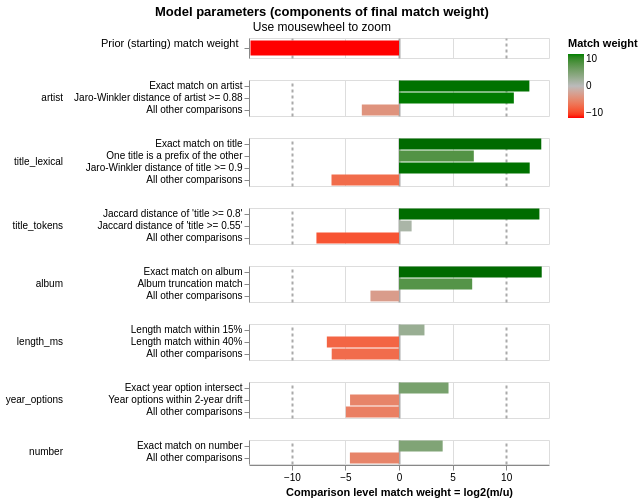

The notebook cell this image was saved under:
### Code cell
linker.visualisations.match_weights_chart()

### Figure 1 — Vega-Lite specification as saved in the notebook (floating-point values rounded to 4 significant figures)
{"config": {"view": {"continuousWidth": 300, "continuousHeight": 300, "discreteHeight": 60, "discreteWidth": 400}, "header": {"title": null}, "mark": {"tooltip": null}, "title": {"anchor": "middle"}}, "vconcat": [{"mark": {"type": "bar", "clip": true, "height": 15}, "encoding": {"color": {"field": "log2_bayes_factor", "scale": {"domain": [-10, 0, 10], "interpolate": "lab", "range": ["red", "#bbbbbb", "green"]}, "title": "Match weight", "type": "quantitative"}, "tooltip": [{"field": "comparison_name", "title": "Comparison name", "type": "nominal"}, {"field": "probability_two_random_records_match", "format": ".4f", "title": "Probability two random records match", "type": "nominal"}, {"field": "log2_bayes_factor", "format": ",.4f", "title": "Equivalent match weight", "type": "quantitative"}, {"field": "bayes_factor_description", "title": "Match weight description", "type": "nominal"}], "x": {"axis": {"domain": false, "gridColor": {"condition": {"test": "abs(datum.value / 10)  <= 1 & datum.value % 10 === 0", "value": "#aaa"}, "value": "#ddd"}, "gridDash": {"condition": {"test": "abs(datum.value / 10) == 1", "value": [3]}, "value": null}, "gridWidth": {"condition": {"test": "abs(datum.value / 10)  <= 1 & datum.value % 10 === 0", "value": 2}, "value": 1}, "labels": false, "ticks": false, "title": ""}, "field": "log2_bayes_factor", "scale": {"domain": [-14, 14]}, "type": "quantitative"}, "y": {"axis": {"title": "Prior (starting) match weight", "titleAlign": "right", "titleAngle": 0, "titleFontWeight": "normal"}, "field": "label_for_charts", "sort": {"field": "comparison_vector_value", "order": "descending"}, "type": "nominal"}}, "height": 20, "transform": [{"filter": "(datum.comparison_name == 'probability_two_random_records_match')"}]}, {"mark": {"type": "bar", "clip": true}, "encoding": {"color": {"field": "log2_bayes_factor", "scale": {"domain": [-10, 0, 10], "interpolate": "lab", "range": ["red", "#bbbbbb", "green"]}, "title": "Match weight", "type": "quantitative"}, "row": {"field": "comparison_name", "header": {"labelAlign": "left", "labelAnchor": "middle", "labelAngle": 0}, "sort": {"field": "comparison_sort_order"}, "type": "nominal"}, "tooltip": [{"field": "comparison_name", "title": "Comparison name", "type": "nominal"}, {"field": "label_for_charts", "title": "Label", "type": "ordinal"}, {"field": "sql_condition", "title": "SQL condition", "type": "nominal"}, {"field": "m_probability", "format": ".10~g", "title": "M probability", "type": "quantitative"}, {"field": "u_probability", "format": ".10~g", "title": "U probability", "type": "quantitative"}, {"field": "bayes_factor", "format": ",.6f", "title": "Bayes factor = m/u", "type": "quantitative"}, {"field": "log2_bayes_factor", "format": ".4~g", "title": "Match weight = log2(m/u)", "type": "quantitative"}, {"field": "bayes_factor_description", "title": "Match weight description", "type": "nominal"}, {"field": "m_probability_description", "title": "m probability description", "type": "nominal"}, {"field": "u_probability_description", "title": "u probability description", "type": "nominal"}], "x": {"axis": {"gridColor": {"condition": {"test": "abs(datum.value / 10)  <= 1 & datum.value % 10 === 0", "value": "#aaa"}, "value": "#ddd"}, "gridDash": {"condition": {"test": "abs(datum.value / 10) == 1", "value": [3]}, "value": null}, "gridWidth": {"condition": {"test": "abs(datum.value / 10)  <= 1 & datum.value % 10 === 0", "value": 2}, "value": 1}, "title": "Comparison level match weight = log2(m/u)"}, "field": "log2_bayes_factor", "scale": {"domain": [-14, 14]}, "type": "quantitative"}, "y": {"axis": {"title": null}, "field": "label_for_charts", "sort": {"field": "comparison_vector_value", "order": "descending"}, "type": "nominal"}}, "height": {"step": 12}, "resolve": {"axis": {"y": "independent"}, "scale": {"y": "independent"}}, "transform": [{"filter": "(datum.comparison_name != 'probability_two_random_records_match')"}]}], "data": {"name": "data-9ababffe226333c617df00e9a77adc9c"}, "params": [{"name": "mouse_zoom", "select": {"type": "interval", "encodings": ["x"]}, "bind": "scales", "views": []}], "resolve": {"axis": {"y": "independent"}, "scale": {"y": "independent"}}, "title": {"text": "Model parameters (components of final match weight)", "subtitle": "Use mousewheel to zoom"}, "$schema": "https://vega.github.io/schema/vega-lite/v5.9.3.json", "datasets": {"data-9ababffe226333c617df00e9a77adc9c": [{"comparison_name": "probability_two_random_records_match", "sql_condition": null, "label_for_charts": "", "m_probability": null, "u_probability": null, "m_probability_description": null, "u_probability_description": null, "has_tf_adjustments": false, "tf_adjustment_column": null, "tf_adjustment_weight": null, "is_null_level": false, "bayes_factor": 6.731e-05, "log2_bayes_factor": -13.86, "comparison_vector_value": 0, "max_comparison_vector_value": 0, "bayes_factor_description": "The probability that two random records drawn at random match is 0.000 or one in  14,856.7 records.This is equivalent to a starting match weight of -13.859.", "probability_two_random_records_match": 6.731e-05, "comparison_sort_order": -1}, {"comparison_name": "artist", "sql_condition": "\"artist_l\" = \"artist_r\"", "label_for_charts": "Exact match on artist", "m_probability": 0.7832, "u_probability": 0.0001702, "m_probability_description": "Amongst matching record comparisons, 78.32% of records (i.e. one in 1.277) are in the exact match on artist comparison level", "u_probability_description": "Amongst non-matching record comparisons, 0.01702% of records (i.e. one in 5,876) are in the exact match on artist comparison level", "has_tf_adjustments": false, "tf_adjustment_column": null, "tf_adjustment_weight": 1.0, "is_null_level": false, "bayes_factor": 4602.0, "log2_bayes_factor": 12.17, "comparison_vector_value": 2, "max_comparison_vector_value": 2, "bayes_factor_description": "If comparison level is `exact match on artist` then comparison is 4,602 times more likely to be a match", "probability_two_random_records_match": 6.731e-05, "comparison_sort_order": 0}, {"comparison_name": "artist", "sql_condition": "jaro_winkler_similarity(\"artist_l\", \"artist_r\") >= 0.88", "label_for_charts": "Jaro-Winkler distance of artist >= 0.88", "m_probability": 0.1266, "u_probability": 7.512e-05, "m_probability_description": "Amongst matching record comparisons, 12.66% of records (i.e. one in 7.9) are in the jaro-winkler distance of artist >= 0.88 comparison level", "u_probability_description": "Amongst non-matching record comparisons, 0.007512% of records (i.e. one in 13,312) are in the jaro-winkler distance of artist >= 0.88 comparison level", "has_tf_adjustments": false, "tf_adjustment_column": null, "tf_adjustment_weight": 1.0, "is_null_level": false, "bayes_factor": 1685.0, "log2_bayes_factor": 10.72, "comparison_vector_value": 1, "max_comparison_vector_value": 2, "bayes_factor_description": "If comparison level is `jaro-winkler distance of artist >= 0.88` then comparison is 1,685 times more likely to be a match", "probability_two_random_records_match": 6.731e-05, "comparison_sort_order": 0}, {"comparison_name": "artist", "sql_condition": "ELSE", "label_for_charts": "All other comparisons", "m_probability": 0.09021, "u_probability": 0.9998, "m_probability_description": "Amongst matching record comparisons, 9.021% of records (i.e. one in 11.09) are in the all other comparisons comparison level", "u_probability_description": "Amongst non-matching record comparisons, 99.98% of records (i.e. one in 1) are in the all other comparisons comparison level", "has_tf_adjustments": false, "tf_adjustment_column": null, "tf_adjustment_weight": 1.0, "is_null_level": false, "bayes_factor": 0.09023, "log2_bayes_factor": -3.47, "comparison_vector_value": 0, "max_comparison_vector_value": 2, "bayes_factor_description": "If comparison level is `all other comparisons` then comparison is 11.08 times less likely to be a match", "probability_two_random_records_match": 6.731e-05, "comparison_sort_order": 0}, {"comparison_name": "title_lexical", "sql_condition": "\"title_l\" = \"title_r\"", "label_for_charts": "Exact match on title", "m_probability": 0.8891, "u_probability": 8.944e-05, "m_probability_description": "Amongst matching record comparisons, 88.91% of records (i.e. one in 1.125) are in the exact match on title comparison level", "u_probability_description": "Amongst non-matching record comparisons, 0.008944% of records (i.e. one in 11,181) are in the exact match on title comparison level", "has_tf_adjustments": false, "tf_adjustment_column": null, "tf_adjustment_weight": 1.0, "is_null_level": false, "bayes_factor": 9941.0, "log2_bayes_factor": 13.28, "comparison_vector_value": 3, "max_comparison_vector_value": 3, "bayes_factor_description": "If comparison level is `exact match on title` then comparison is 9,941 times more likely to be a match", "probability_two_random_records_match": 6.731e-05, "comparison_sort_order": 1}, {"comparison_name": "title_lexical", "sql_condition": "title_l LIKE title_r || '%' OR title_r LIKE title_l || '%'", "label_for_charts": "One title is a prefix of the other", "m_probability": 0.009509, "u_probability": 7.52e-05, "m_probability_description": "Amongst matching record comparisons, 0.9509% of records (i.e. one in 105) are in the one title is a prefix of the other comparison level", "u_probability_description": "Amongst non-matching record comparisons, 0.00752% of records (i.e. one in 13,298) are in the one title is a prefix of the other comparison level", "has_tf_adjustments": false, "tf_adjustment_column": null, "tf_adjustment_weight": 1.0, "is_null_level": false, "bayes_factor": 126.4, "log2_bayes_factor": 6.982, "comparison_vector_value": 2, "max_comparison_vector_value": 3, "bayes_factor_description": "If comparison level is `one title is a prefix of the other` then comparison is 126 times more likely to be a match", "probability_two_random_records_match": 6.731e-05, "comparison_sort_order": 1}, {"comparison_name": "title_lexical", "sql_condition": "jaro_winkler_similarity(\"title_l\", \"title_r\") >= 0.9", "label_for_charts": "Jaro-Winkler distance of title >= 0.9", "m_probability": 0.08875, "u_probability": 1.887e-05, "m_probability_description": "Amongst matching record comparisons, 8.875% of records (i.e. one in 11.27) are in the jaro-winkler distance of title >= 0.9 comparison level", "u_probability_description": "Amongst non-matching record comparisons, 0.001887% of records (i.e. one in 53,001) are in the jaro-winkler distance of title >= 0.9 comparison level", "has_tf_adjustments": false, "tf_adjustment_column": null, "tf_adjustment_weight": 1.0, "is_null_level": false, "bayes_factor": 4704.0, "log2_bayes_factor": 12.2, "comparison_vector_value": 1, "max_comparison_vector_value": 3, "bayes_factor_description": "If comparison level is `jaro-winkler distance of title >= 0.9` then comparison is 4,704 times more likely to be a match", "probability_two_random_records_match": 6.731e-05, "comparison_sort_order": 1}, {"comparison_name": "title_lexical", "sql_condition": "ELSE", "label_for_charts": "All other comparisons", "m_probability": 0.01269, "u_probability": 0.9998, "m_probability_description": "Amongst matching record comparisons, 1.269% of records (i.e. one in 78.8) are in the all other comparisons comparison level", "u_probability_description": "Amongst non-matching record comparisons, 99.98% of records (i.e. one in 1) are in the all other comparisons comparison level", "has_tf_adjustments": false, "tf_adjustment_column": null, "tf_adjustment_weight": 1.0, "is_null_level": false, "bayes_factor": 0.01269, "log2_bayes_factor": -6.3, "comparison_vector_value": 0, "max_comparison_vector_value": 3, "bayes_factor_description": "If comparison level is `all other comparisons` then comparison is 78.78 times less likely to be a match", "probability_two_random_records_match": 6.731e-05, "comparison_sort_order": 1}, {"comparison_name": "title_tokens", "sql_condition": "jaccard(\"title_l\", \"title_r\") >= 0.8", "label_for_charts": "Jaccard distance of 'title >= 0.8'", "m_probability": 0.9857, "u_probability": 0.0001119, "m_probability_description": "Amongst matching record comparisons, 98.57% of records (i.e. one in 1.014) are in the jaccard distance of 'title >= 0.8' comparison level", "u_probability_description": "Amongst non-matching record comparisons, 0.01119% of records (i.e. one in 8,940) are in the jaccard distance of 'title >= 0.8' comparison level", "has_tf_adjustments": false, "tf_adjustment_column": null, "tf_adjustment_weight": 1.0, "is_null_level": false, "bayes_factor": 8812.0, "log2_bayes_factor": 13.11, "comparison_vector_value": 2, "max_comparison_vector_value": 2, "bayes_factor_description": "If comparison level is `jaccard distance of 'title >= 0.8'` then comparison is 8,812 times more likely to be a match", "probability_two_random_records_match": 6.731e-05, "comparison_sort_order": 2}, {"comparison_name": "title_tokens", "sql_condition": "jaccard(\"title_l\", \"title_r\") >= 0.55", "label_for_charts": "Jaccard distance of 'title >= 0.55'", "m_probability": 0.009509, "u_probability": 0.004202, "m_probability_description": "Amongst matching record comparisons, 0.9509% of records (i.e. one in 105) are in the jaccard distance of 'title >= 0.55' comparison level", "u_probability_description": "Amongst non-matching record comparisons, 0.4202% of records (i.e. one in 238) are in the jaccard distance of 'title >= 0.55' comparison level", "has_tf_adjustments": false, "tf_adjustment_column": null, "tf_adjustment_weight": 1.0, "is_null_level": false, "bayes_factor": 2.263, "log2_bayes_factor": 1.178, "comparison_vector_value": 1, "max_comparison_vector_value": 2, "bayes_factor_description": "If comparison level is `jaccard distance of 'title >= 0.55'` then comparison is 2.263 times more likely to be a match", "probability_two_random_records_match": 6.731e-05, "comparison_sort_order": 2}, {"comparison_name": "title_tokens", "sql_condition": "ELSE", "label_for_charts": "All other comparisons", "m_probability": 0.004767, "u_probability": 0.9957, "m_probability_description": "Amongst matching record comparisons, 0.4767% of records (i.e. one in 210) are in the all other comparisons comparison level", "u_probability_description": "Amongst non-matching record comparisons, 99.57% of records (i.e. one in 1.004) are in the all other comparisons comparison level", "has_tf_adjustments": false, "tf_adjustment_column": null, "tf_adjustment_weight": 1.0, "is_null_level": false, "bayes_factor": 0.004788, "log2_bayes_factor": -7.706, "comparison_vector_value": 0, "max_comparison_vector_value": 2, "bayes_factor_description": "If comparison level is `all other comparisons` then comparison is 209 times less likely to be a match", "probability_two_random_records_match": 6.731e-05, "comparison_sort_order": 2}, {"comparison_name": "album", "sql_condition": "\"album_l\" = \"album_r\"", "label_for_charts": "Exact match on album", "m_probability": 0.8299, "u_probability": 8.109e-05, "m_probability_description": "Amongst matching record comparisons, 82.99% of records (i.e. one in 1.205) are in the exact match on album comparison level", "u_probability_description": "Amongst non-matching record comparisons, 0.008109% of records (i.e. one in 12,332) are in the exact match on album comparison level", "has_tf_adjustments": false, "tf_adjustment_column": null, "tf_adjustment_weight": 1.0, "is_null_level": false, "bayes_factor": 10230.0, "log2_bayes_factor": 13.32, "comparison_vector_value": 2, "max_comparison_vector_value": 2, "bayes_factor_description": "If comparison level is `exact match on album` then comparison is 10,234 times more likely to be a match", "probability_two_random_records_match": 6.731e-05, "comparison_sort_order": 3}, {"comparison_name": "album", "sql_condition": "album_l LIKE album_r || '%' OR album_r LIKE album_l || '%'", "label_for_charts": "Album truncation match", "m_probability": 0.01233, "u_probability": 0.0001083, "m_probability_description": "Amongst matching record comparisons, 1.233% of records (i.e. one in 81.1) are in the album truncation match comparison level", "u_probability_description": "Amongst non-matching record comparisons, 0.01083% of records (i.e. one in 9,230) are in the album truncation match comparison level", "has_tf_adjustments": false, "tf_adjustment_column": null, "tf_adjustment_weight": 1.0, "is_null_level": false, "bayes_factor": 113.8, "log2_bayes_factor": 6.83, "comparison_vector_value": 1, "max_comparison_vector_value": 2, "bayes_factor_description": "If comparison level is `album truncation match` then comparison is 114 times more likely to be a match", "probability_two_random_records_match": 6.731e-05, "comparison_sort_order": 3}, {"comparison_name": "album", "sql_condition": "ELSE", "label_for_charts": "All other comparisons", "m_probability": 0.1578, "u_probability": 0.9998, "m_probability_description": "Amongst matching record comparisons, 15.78% of records (i.e. one in 6.337) are in the all other comparisons comparison level", "u_probability_description": "Amongst non-matching record comparisons, 99.98% of records (i.e. one in 1) are in the all other comparisons comparison level", "has_tf_adjustments": false, "tf_adjustment_column": null, "tf_adjustment_weight": 1.0, "is_null_level": false, "bayes_factor": 0.1578, "log2_bayes_factor": -2.663, "comparison_vector_value": 0, "max_comparison_vector_value": 2, "bayes_factor_description": "If comparison level is `all other comparisons` then comparison is 6.336 times less likely to be a match", "probability_two_random_records_match": 6.731e-05, "comparison_sort_order": 3}, {"comparison_name": "length_ms", "sql_condition": "length_ms_l >= length_ms_r * 0.85 AND length_ms_l <= length_ms_r * 1.15", "label_for_charts": "Length match within 15%", "m_probability": 0.9906, "u_probability": 0.1907, "m_probability_description": "Amongst matching record comparisons, 99.06% of records (i.e. one in 1.01) are in the length match within 15% comparison level", "u_probability_description": "Amongst non-matching record comparisons, 19.07% of records (i.e. one in 5.244) are in the length match within 15% comparison level", "has_tf_adjustments": false, "tf_adjustment_column": null, "tf_adjustment_weight": 1.0, "is_null_level": false, "bayes_factor": 5.194, "log2_bayes_factor": 2.377, "comparison_vector_value": 2, "max_comparison_vector_value": 2, "bayes_factor_description": "If comparison level is `length match within 15%` then comparison is 5.194 times more likely to be a match", "probability_two_random_records_match": 6.731e-05, "comparison_sort_order": 4}, {"comparison_name": "length_ms", "sql_condition": "length_ms_l >= length_ms_r * 0.60 AND length_ms_l <= length_ms_r * 1.40", "label_for_charts": "Length match within 40%", "m_probability": 0.002695, "u_probability": 0.2871, "m_probability_description": "Amongst matching record comparisons, 0.2695% of records (i.e. one in 371) are in the length match within 40% comparison level", "u_probability_description": "Amongst non-matching record comparisons, 28.71% of records (i.e. one in 3.483) are in the length match within 40% comparison level", "has_tf_adjustments": false, "tf_adjustment_column": null, "tf_adjustment_weight": 1.0, "is_null_level": false, "bayes_factor": 0.009389, "log2_bayes_factor": -6.735, "comparison_vector_value": 1, "max_comparison_vector_value": 2, "bayes_factor_description": "If comparison level is `length match within 40%` then comparison is 107 times less likely to be a match", "probability_two_random_records_match": 6.731e-05, "comparison_sort_order": 4}, {"comparison_name": "length_ms", "sql_condition": "ELSE", "label_for_charts": "All other comparisons", "m_probability": 0.006716, "u_probability": 0.5222, "m_probability_description": "Amongst matching record comparisons, 0.6716% of records (i.e. one in 149) are in the all other comparisons comparison level", "u_probability_description": "Amongst non-matching record comparisons, 52.22% of records (i.e. one in 1.915) are in the all other comparisons comparison level", "has_tf_adjustments": false, "tf_adjustment_column": null, "tf_adjustment_weight": 1.0, "is_null_level": false, "bayes_factor": 0.01286, "log2_bayes_factor": -6.281, "comparison_vector_value": 0, "max_comparison_vector_value": 2, "bayes_factor_description": "If comparison level is `all other comparisons` then comparison is 77.75 times less likely to be a match", "probability_two_random_records_match": 6.731e-05, "comparison_sort_order": 4}, {"comparison_name": "year_options", "sql_condition": "len(list_intersect(year_options_l, year_options_r)) > 0", "label_for_charts": "Exact year option intersect", "m_probability": 0.9676, "u_probability": 0.03929, "m_probability_description": "Amongst matching record comparisons, 96.76% of records (i.e. one in 1.033) are in the exact year option intersect comparison level", "u_probability_description": "Amongst non-matching record comparisons, 3.929% of records (i.e. one in 25.45) are in the exact year option intersect comparison level", "has_tf_adjustments": false, "tf_adjustment_column": null, "tf_adjustment_weight": 1.0, "is_null_level": false, "bayes_factor": 24.62, "log2_bayes_factor": 4.622, "comparison_vector_value": 2, "max_comparison_vector_value": 2, "bayes_factor_description": "If comparison level is `exact year option intersect` then comparison is 24.62 times more likely to be a match", "probability_two_random_records_match": 6.731e-05, "comparison_sort_order": 5}, {"comparison_name": "year_options", "sql_condition": "\n                list_has_any(\n                    flatten(list_transform(year_options_l, x -> range(x - 2, x + 3))), \n                    year_options_r\n                )\n            ", "label_for_charts": "Year options within 2-year drift", "m_probability": 0.006481, "u_probability": 0.1537, "m_probability_description": "Amongst matching record comparisons, 0.6481% of records (i.e. one in 154) are in the year options within 2-year drift comparison level", "u_probability_description": "Amongst non-matching record comparisons, 15.37% of records (i.e. one in 6.504) are in the year options within 2-year drift comparison level", "has_tf_adjustments": false, "tf_adjustment_column": null, "tf_adjustment_weight": 1.0, "is_null_level": false, "bayes_factor": 0.04216, "log2_bayes_factor": -4.568, "comparison_vector_value": 1, "max_comparison_vector_value": 2, "bayes_factor_description": "If comparison level is `year options within 2-year drift` then comparison is 23.72 times less likely to be a match", "probability_two_random_records_match": 6.731e-05, "comparison_sort_order": 5}, {"comparison_name": "year_options", "sql_condition": "ELSE", "label_for_charts": "All other comparisons", "m_probability": 0.02593, "u_probability": 0.807, "m_probability_description": "Amongst matching record comparisons, 2.593% of records (i.e. one in 38.57) are in the all other comparisons comparison level", "u_probability_description": "Amongst non-matching record comparisons, 80.7% of records (i.e. one in 1.239) are in the all other comparisons comparison level", "has_tf_adjustments": false, "tf_adjustment_column": null, "tf_adjustment_weight": 1.0, "is_null_level": false, "bayes_factor": 0.03213, "log2_bayes_factor": -4.96, "comparison_vector_value": 0, "max_comparison_vector_value": 2, "bayes_factor_description": "If comparison level is `all other comparisons` then comparison is 31.12 times less likely to be a match", "probability_two_random_records_match": 6.731e-05, "comparison_sort_order": 5}, {"comparison_name": "number", "sql_condition": "\"number_l\" = \"number_r\"", "label_for_charts": "Exact match on number", "m_probability": 0.9607, "u_probability": 0.05697, "m_probability_description": "Amongst matching record comparisons, 96.07% of records (i.e. one in 1.041) are in the exact match on number comparison level", "u_probability_description": "Amongst non-matching record comparisons, 5.697% of records (i.e. one in 17.55) are in the exact match on number comparison level", "has_tf_adjustments": false, "tf_adjustment_column": null, "tf_adjustment_weight": 1.0, "is_null_level": false, "bayes_factor": 16.86, "log2_bayes_factor": 4.076, "comparison_vector_value": 1, "max_comparison_vector_value": 1, "bayes_factor_description": "If comparison level is `exact match on number` then comparison is 16.86 times more likely to be a match", "probability_two_random_records_match": 6.731e-05, "comparison_sort_order": 6}, {"comparison_name": "number", "sql_condition": "ELSE", "label_for_charts": "All other comparisons", "m_probability": 0.03934, "u_probability": 0.943, "m_probability_description": "Amongst matching record comparisons, 3.934% of records (i.e. one in 25.42) are in the all other comparisons comparison level", "u_probability_description": "Amongst non-matching record comparisons, 94.3% of records (i.e. one in 1.06) are in the all other comparisons comparison level", "has_tf_adjustments": false, "tf_adjustment_column": null, "tf_adjustment_weight": 1.0, "is_null_level": false, "bayes_factor": 0.04172, "log2_bayes_factor": -4.583, "comparison_vector_value": 0, "max_comparison_vector_value": 1, "bayes_factor_description": "If comparison level is `all other comparisons` then comparison is 23.97 times less likely to be a match", "probability_two_random_records_match": 6.731e-05, "comparison_sort_order": 6}]}}
